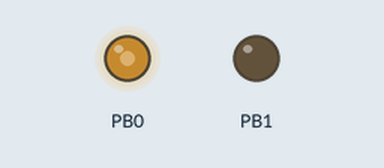
A sketch run on a simulated ATtiny85, built with avr-gcc and run on an emulated ATtiny85. On the bench: output pins drawn as LEDs (lit = HIGH). Random numbers use the default seed unless the sketch sets one.

Above: at 0.15 s.
At 10.44 s:
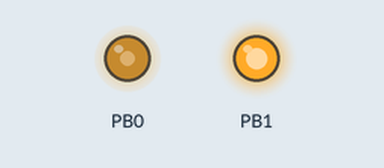
Timing chart, 0 to 10.4 s (numbered marks = the images above):
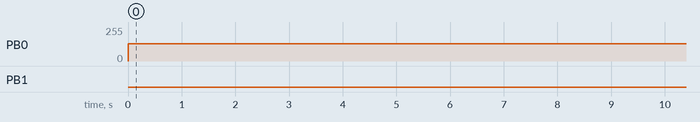

Measured:
- by itself, PB0: 0/255 → 128/255 at 0.00 s

The sketch:

Transponder_Tiny85.ino
```cpp
#include <avr/io.h>
#include <avr/interrupt.h>

#define LED_PIN PB1
#define IR_PIN PB0
#define SELECT_PIN PB2
#define DELAY_5S 186000

// Global counter incremented in the Timer0 COMPA ISR
volatile uint16_t bitCount = 0;
volatile uint16_t intervalTime = 400;
volatile bool pinState = false;
volatile unsigned long blinkCount = 0;
volatile int useID = 0;

uint8_t ID[2][4] = {
  {0x04, 0xD2, 0x5B, 0xBB}, // trackmate 1234
  {0x0A, 0xCA, 0xEB, 0x8D}  // trackmate 2762
};

void setup() {
  // Set PB0 (OC0A) and PB1 (OC1A) as outputs
  DDRB |= (1 << IR_PIN) | (1 << LED_PIN);
  // Set pull-up on PB2 input
  PORTB |= (1 << SELECT_PIN);

  // if (PINB & (1 << SELECT_PIN)) {
  //   useID = 0;
  // }
  // else {
  //   useID = 1;
  // }

  // ------------------------------------------------------------------
  // 1. TIMER 0 CONFIGURATION (Square wave on PB0)
  // ------------------------------------------------------------------
  // Reset Timer0 Control Registers
  TCCR0A = 0;
  TCCR0B = 0;
  TCNT0  = 0;

  // Set CTC Mode (WGM01 = 1, WGM00 = 0, WGM02 = 0)
  TCCR0A |= (1 << WGM01);

  // Toggle OC0A (PB0) on Compare Match (COM0A0 = 1)
  TCCR0A |= (1 << COM0A0);

  // Set Compare Match Value for 425kHz period at 16.5 MHz
  OCR0A = 18;

  // Start Timer0 with No Prescaling (CS00 = 1)
  TCCR0B |= (1 << CS00);


  // ------------------------------------------------------------------
  // 2. TIMER 1 CONFIGURATION (27us on PB1 OC1A)
  // ------------------------------------------------------------------
  // Reset Timer1 Control Register
  TCCR1 = 0;
  GTCCR = 0;
  TCNT1 = 0;

  // Set Top Value for Timer1 Period (OCR1C) -> 27 uSec at 8.25 MHz
  OCR1C = 222;

  // Set compare A
  OCR1A = 0;

  // Enable CTC on Channel A (OC1A / PB1) and toggle on Compare Match
  //TCCR1 |= (1 << CTC1) | (1 << COM1A0);
  TCCR1 |= (1 << CTC1);

  // Enable Timer0 Compare Match A Interrupt
  TIMSK |= (1 << OCIE1A);

  // Start Timer1 with Prescaler = 2 (CS11 = 1)
  TCCR1 |= (1 << CS11);


  // ------------------------------------------------------------------
  // Global Interrupt Enable
  // ------------------------------------------------------------------
  sei();
}

void loop() {
  static int lastBit = 0;

  // Set the output state based on bit location
  if (bitCount != lastBit) {
    lastBit = bitCount;
    // Set pinState based on the bit position
    if ((bitCount == 0) || (bitCount == 10) || (bitCount == 20) || (bitCount == 30)) {
      // Start bits
      pinState = 0;
    }
    else if ((bitCount == 9) || (bitCount == 19) || (bitCount == 29)) {  // last stop bit is covered by else
      // Stop bits
      pinState = 1;
    }
    else if ((bitCount >= 1) && (bitCount <= 8)) {
      // Byte 1 of 4
      pinState = ID[useID][0] & (1U << (bitCount - 1));
    }
    else if ((bitCount >= 11) && (bitCount <= 18)) {
      // Byte 2 of 4
      pinState = ID[useID][1] & (1U << (bitCount - 11));
    }
    else if ((bitCount >= 21) && (bitCount <= 28)) {
      // Byte 3 of 4
      pinState = ID[useID][2] & (1U << (bitCount - 21));
    }
    else if ((bitCount >= 31) && (bitCount <= 38)) {
      // Byte 4 of 4
      pinState = ID[useID][3] & (1U << (bitCount - 31));
    }
    else {
      pinState = 1;
    }

    // Piggyback on the bitCount loop so it only runs when the ISR does
    if ((blinkCount == 0) || ((blinkCount == 30000) && (useID == 1))) {
      PORTB |= (1 << LED_PIN);
    }
    else if ((blinkCount == 5000) || (blinkCount == 35000)) {
      PORTB &= ~(1 << LED_PIN);
    }
  }

  // Random time interval between frames in 25-27 uSec bit counts
  // 150 is about 4 mSec, 400 is about 10 mSec
  if (bitCount == 0) {
    intervalTime = random(150, 400);

  }


}

// --------------------------------------------------------------------
// TIMER0 COMPA INTERRUPT SERVICE ROUTINE
// --------------------------------------------------------------------
ISR(TIMER1_COMPA_vect) {
  if (pinState) {
    // Set it to input to gate PWM for 1
    DDRB &= ~(1 << IR_PIN);
  }
  else {
    // Set as output to let PWM through for 0
    DDRB |= (1 << IR_PIN);
  }

  // Count bits up to random frame time
  if (bitCount == intervalTime) {
    bitCount = 0;
  }
  else {
    bitCount++;
  }

  // Long timer for LED blink pattern
  if (blinkCount == DELAY_5S) {
    blinkCount = 0;
  }
  else {
    blinkCount++;
  }
}
```
